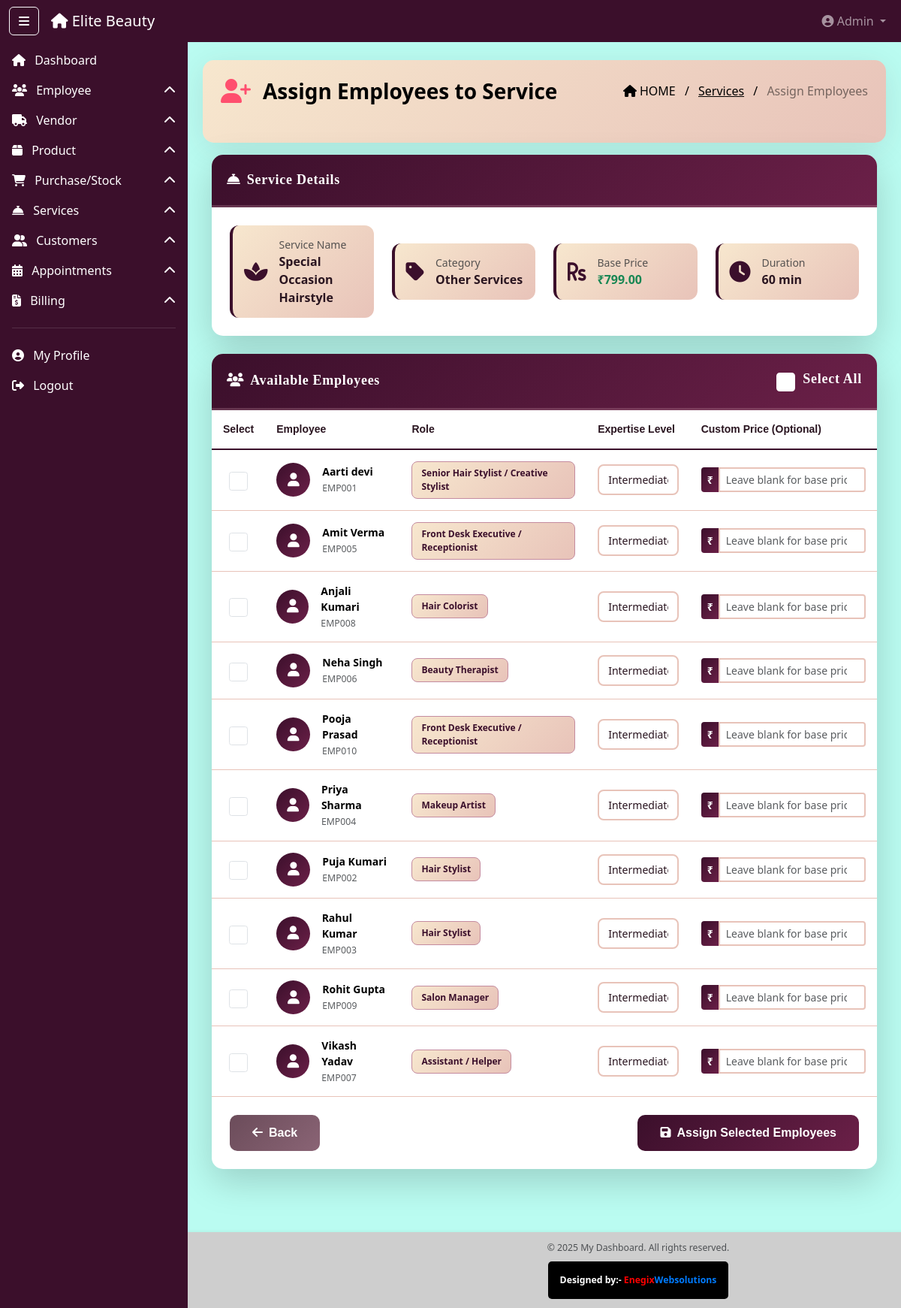
Page /admin-panel/services/43/assign/ (signed in) on the committed database.
### dashboard_app/models.py (models this page shows, shortened)
class Service(models.Model):
    CATEGORY_CHOICES = (
        ('hair_service', 'Hair Services'),
        ('beauty_service', 'Beauty & Skin Care Services'),
        ('makeup_service', 'Makeup Services'),
        ('spa_service', 'Spa & Massage Services'),
        ('nail_service', 'Nail Care Services'),
        ('bridal_service', 'Bridal Packages'),
        ('other', 'Other Services'),
    )
    service_id = models.CharField(max_length=10, unique=True, editable=False)
    service_name = models.CharField(max_length=200)
    category = models.CharField(max_length=20, choices=CATEGORY_CHOICES)
    description = models.TextField()
    duration_minutes = models.IntegerField()
    base_price = models.DecimalField(max_digits=10, decimal_places=2)
    service_image = models.ImageField(upload_to='service_images/', blank=True, null=True)
    display_on_website = models.BooleanField(default=True)
    is_active = models.BooleanField(default=True)
    created_at = models.DateTimeField(auto_now_add=True)
    updated_at = models.DateTimeField(auto_now=True)
    class Meta:
        ordering = ['category', 'service_name']

class Employee(models.Model):
    GENDER_CHOICES = (
        ('male', 'Male'),
        ('female', 'Female'),
        ('other', 'Other'),
    )
    ROLE_CHOICES = (
        ('hair_stylist', 'Hair Stylist'),
        ('senior_stylist', 'Senior Hair Stylist / Creative Stylist'),
        ('hair_colorist', 'Hair Colorist'),
        ('beauty_therapist', 'Beauty Therapist'),
        ('makeup_artist', 'Makeup Artist'),
        ('salon_manager', 'Salon Manager'),
        ('receptionist', 'Front Desk Executive / Receptionist'),
        ('assistant', 'Assistant / Helper'),
    )
    employee_id = models.CharField(max_length=10, unique=True, editable=False)
    full_name = models.CharField(max_length=100)
    email = models.EmailField(unique=True)
    mobile = models.CharField(max_length=10, default="9191919191")
    dob = models.DateField()
    gender = models.CharField(max_length=10, choices=GENDER_CHOICES)
    profile_pic = models.ImageField(upload_to='employee_profiles/', blank=True, null=True)
    username = models.CharField(max_length=50, unique=True)
    password = models.CharField(max_length=255)
    address_line = models.TextField()
    city = models.CharField(max_length=50)
    state = models.CharField(max_length=50)
    pincode = models.CharField(max_length=10)
    emergency_contact_name = models.CharField(max_length=100)
    emergency_contact_number = models.CharField(max_length=15)
    emergency_contact_relation = models.CharField(max_length=50)
    role = models.CharField(max_length=30, choices=ROLE_CHOICES)
    designation = models.CharField(max_length=100)
    base_salary = models.DecimalField(max_digits=10, decimal_places=2, default=0)
    account_number = models.CharField(max_length=20, blank=True, null=True)
    ifsc_code = models.CharField(max_length=11, blank=True, null=True)
    account_holder_name = models.CharField(max_length=100, blank=True, null=True)
    bank_name = models.CharField(max_length=100, blank=True, null=True)
    bank_address = models.TextField(blank=True, null=True)
    is_active = models.BooleanField(default=True)
    is_blocked = models.BooleanField(default=False)
    blocked_by = models.ForeignKey(
        'AdminUser', null=True, blank=True,
        on_delete=models.SET_NULL, related_name="blocked_employees"
    )
    blocked_at = models.DateTimeField(null=True, blank=True)
    created_at = models.DateTimeField(auto_now_add=True)
    updated_at = models.DateTimeField(auto_now=True)

### dashboard_app/views.py (the view, shortened to what this page needs)
    def wrapper(request, *args, **kwargs):
        user_id   = request.session.get('user_id')
        user_type = request.session.get('user_type')
        return view_func(request, *args, **kwargs)

### dashboard_app/context_processors.py (called while the page is built)
def user_context(request):
    return {
        'session_user_name': request.session.get('full_name', ''),
        'session_user_role': request.session.get('role', ''),
        'session_user_email': request.session.get('email', ''),
        'session_user_type': request.session.get('user_type', ''),
        'is_logged_in': 'user_id' in request.session,
    }

### dashboard_app/views.py (called while the page is built, shortened)
def check_blocked_user(view_func):
    def wrapper(request, *args, **kwargs):
        user_id   = request.session.get('user_id')
        user_type = request.session.get('user_type')
        return view_func(request, *args, **kwargs)
    return wrapper

@check_blocked_user
@login_required
@role_required(['super_admin'])
def assign_service_to_employee(request, service_id):
    service = get_object_or_404(Service, id=service_id)
    assigned_ids = ServiceEmployee.objects.filter(service=service).values_list('employee_id', flat=True)
    return render(request, "service/assign_service_to_employee.html", {
        'service': service,
        'available_employees': Employee.objects.filter(is_active=True, is_blocked=False).exclude(id__in=assigned_ids).order_by('full_name'),
    })

### dashboard_app/templates/service/assign_service_to_employee.html (shortened to what this page needs)
{% extends "base2.html" %}
{% load static %}
{% block content %}
<div class="ribbon-header d-flex justify-content-between align-items-center px-4 pb-5 mb-3" style="color: black">
  <div class="d-flex align-items-center">
    <i class="fas fa-user-plus me-3 fs-2" style="color: #ff4f6e;"></i>
    <div class="fw-bold fs-3">Assign Employees to Service</div>
  </div>
  <div class="breadcrumb-text text-end">
    <span class="text-black"><i class="fas fa-home me-1"></i>HOME</span>
    <span class="mx-2 text-black">/</span>
    <a href="{% url 'service_list' %}" class="text-black">Services</a>
    <span class="mx-2 text-black">/</span>
    <span class="text-black-50">Assign Employees</span>
  </div>
</div>
<div class="container-fluid mt-2">
  <div class="card shadow-lg mb-4 modern-card">
    <div class="card-header table-title-bar fw-bold text-white">
      <i class="fas fa-concierge-bell me-2"></i>Service Details
    </div>
    <div class="card-body p-4">
      <div class="row align-items-center">
        <div class="col-md-3">
          <div class="info-box">
            <i class="fas fa-spa info-icon"></i>
            <div>
              <small class="text-muted d-block">Service Name</small>
              <strong class="info-value">{{ service.service_name }}</strong>
            </div>
          </div>
        </div>
        <div class="col-md-3">
          <div class="info-box">
            <i class="fas fa-tag info-icon"></i>
            <div>
              <small class="text-muted d-block">Category</small>
              <strong class="info-value">{{ service.get_category_display }}</strong>
            </div>
          </div>
        </div>
        <div class="col-md-3">
          <div class="info-box">
            <i class="fas fa-rupee-sign info-icon"></i>
            <div>
              <small class="text-muted d-block">Base Price</small>
              <strong class="info-value text-success">₹{{ service.base_price }}</strong>
            </div>
          </div>
        </div>
        <div class="col-md-3">
          <div class="info-box">
            <i class="fas fa-clock info-icon"></i>
            <div>
              <small class="text-muted d-block">Duration</small>
              <strong class="info-value">{{ service.duration_minutes }} min</strong>
            </div>
          </div>
        </div>
      </div>
    </div>
  </div>
  <form method="POST">
    {% if available_employees %}
    <div class="card shadow-lg mb-4 modern-card">
      <div class="card-header table-title-bar fw-bold text-white d-flex justify-content-between align-items-center">
        <span><i class="fas fa-users me-2"></i>Available Employees</span>
        <div class="form-check">
          <input type="checkbox" class="form-check-input select-all-checkbox" id="select-all" style="width: 25px; height: 25px;">
          <label class="form-check-label ms-2 text-white fw-bold" for="select-all">
            Select All
          </label>
        </div>
      </div>
      <div class="card-body p-0">
        <div class="table-responsive">
          <table class="table table-hover mb-0 modern-table">
            <thead class="table-header">
              <tr>
                <th width="60" class="text-center">Select</th>
                <th>Employee</th>
                <th>Role</th>
                <th>Expertise Level</th>
                <th>Custom Price (Optional)</th>
              </tr>
            </thead>
            <tbody>
              {% for emp in available_employees %}
              <tr class="employee-row">
                <td class="text-center">
                  <input type="checkbox" name="employees[]" value="{{ emp.id }}" class="employee-checkbox form-check-input" style="width: 25px; height: 25px;">
                </td>
                <td>
                  <div class="d-flex align-items-center">
                    {% if emp.profile_pic %}
                    <img src="{{ emp.profile_pic.url }}" alt="{{ emp.full_name }}" class="employee-avatar">
                    {% else %}
                    <div class="employee-avatar-placeholder">
                      <i class="fas fa-user"></i>
                    </div>
                    {% endif %}
                    <div class="ms-3">
                      <strong class="d-block">{{ emp.full_name }}</strong>
                      <small class="text-muted">{{ emp.employee_id }}</small>
                    </div>
                  </div>
                </td>
                <td>
                  <span class="badge-category">{{ emp.get_role_display }}</span>
                </td>
                <td>
                  <select name="expertise_{{ emp.id }}" class="form-control modern-input-sm">
                    <option value="intermediate" selected>Intermediate</option>
                  </select>
                </td>
                <td>
                  <div class="input-group input-group-sm">
                    <span class="input-group-text modern-input-addon">₹</span>
                    <input type="number" name="custom_price_{{ emp.id }}"
                           class="form-control modern-input-sm"
                           placeholder="Leave blank for base price (₹{{ service.base_price }})"
                           step="0.01" min="0">
                  </div>
                </td>
              </tr>
              {% endfor %}
            </tbody>
          </table>
        </div>
      </div>
      <div class="card-footer bg-transparent border-0 p-4">
        <div class="d-flex justify-content-between">
          <a href="{% url 'manage_service_employees' service.id %}" class="btn btn-secondary btn-action-lg">
            <i class="fas fa-arrow-left me-2"></i>Back
          </a>
          <button type="submit" class="btn btn-primary btn-action-lg">
            <i class="fas fa-save me-2"></i>Assign Selected Employees
          </button>
        </div>
      </div>
    </div>
    {% endif %}
  </form>
</div>
{% endblock %}

### dashboard_app/static/css/style.css (style rules this page uses)
body { min-height: 100vh; background-color: #f8f9fa; transition: margin-left 0.3s ease; display: flex; flex-direction: column; }
html, body { overflow-x: hidden; width: 100%; }
.table-title-bar { background-color:#3b0f2b; }

### dashboard_app/templates/service/assign_service_to_employee.html (style rules this page uses)
:root { --plum: #3b0f2b; --plum-dark: #260a1d; --rose-gold: #c48b9f; --champagne: #f7e7ce; --blush: #e8c3b9; --bg-warm: #faf6f2; --white: #ffffff; --text-dark: #2a1520; --text-mid: #6b4c5a; --font-sans: 'Jost', sans-serif; --font-deco: 'Cinzel', serif; --transition: all 0.45s cubic-bezier(0.4, 0, 0.2, 1); --shadow-soft: 0 8px 40px rgba(59,15,43,0.10); --shadow-card: 0 4px 24px rgba(59,15,43,0.12); }
.modern-card { border-radius: 15px; border: none; overflow: hidden; box-shadow: var(--shadow-card); }
.modern-input-sm { border: 2px solid var(--blush) !important; border-radius: 8px; padding: 8px 12px; transition: var(--transition); color: var(--text-dark); font-size: 14px; background-color: var(--white); }
.modern-input-addon { background: linear-gradient(135deg, var(--plum) 0%, #6b2048 100%); color: var(--white); border: none; font-weight: 600; }
.card-header.table-title-bar { background: linear-gradient(135deg, var(--plum) 0%, #6b2048 100%); padding: 20px; font-size: 18px; border-bottom: 3px solid rgba(196, 139, 159, 0.3); font-family: var(--font-deco); letter-spacing: 0.04em; }
.modern-table { font-size: 14px; }
.modern-table thead.table-header { background: linear-gradient(135deg, var(--champagne) 0%, var(--blush) 100%); color: var(--text-dark); font-weight: 600; }
.modern-table thead th { border-bottom: 2px solid var(--plum); padding: 15px; vertical-align: middle; font-family: var(--font-sans); color: var(--text-dark); }
.modern-table tbody td { padding: 15px; vertical-align: middle; border-bottom: 1px solid var(--blush); }
.employee-avatar-placeholder { width: 45px; height: 45px; border-radius: 50%; background: linear-gradient(135deg, var(--plum) 0%, #6b2048 100%); display: flex; align-items: center; justify-content: center; color: var(--white); font-size: 18px; }
.info-box { display: flex; align-items: center; gap: 15px; padding: 15px; background: linear-gradient(135deg, var(--champagne) 0%, var(--blush) 100%); border-radius: 12px; border-left: 4px solid var(--plum); }
.info-icon { font-size: 28px; color: var(--plum); }
.info-value { font-size: 16px; color: var(--text-dark); }
.badge-category { display: inline-block; padding: 6px 12px; border-radius: 8px; background: linear-gradient(135deg, var(--champagne) 0%, var(--blush) 100%); color: var(--plum); font-weight: 600; font-size: 12px; border: 1px solid var(--rose-gold); }
.btn-action-lg { padding: 12px 30px; border-radius: 10px; font-weight: 600; transition: var(--transition); font-family: var(--font-sans); }
.btn-primary { background: linear-gradient(135deg, var(--plum) 0%, #6b2048 100%); border: none; color: var(--white); }
.btn-secondary { background: linear-gradient(135deg, var(--text-mid) 0%, #8a6475 100%); border: none; color: var(--white); }
.ribbon-header { background: linear-gradient(135deg, var(--champagne) 0%, var(--blush) 100%); border-radius: 15px; padding: 20px; margin-bottom: 20px; box-shadow: var(--shadow-soft); }
.select-all-checkbox { cursor: pointer; border: 2px solid var(--white); }

### rows in the picture
Service: service_name "Special Occasion Hairstyle", category "Other Services", base_price "799.00", duration_minutes "60", base_price "Leave blank for base price (₹799.00)"
Employee: full_name "Aarti devi", employee_id "EMP001", role "Senior Hair Stylist / Creative Stylist", id "Intermediate"
Employee: full_name "Amit Verma", employee_id "EMP005", role "Front Desk Executive / Receptionist", id "Intermediate"
Employee: full_name "Anjali Kumari", employee_id "EMP008", role "Hair Colorist", id "Intermediate"
Employee: full_name "Neha Singh", employee_id "EMP006", role "Beauty Therapist", id "Intermediate"
Employee: full_name "Pooja Prasad", employee_id "EMP010", role "Front Desk Executive / Receptionist", id "Intermediate"
Employee: full_name "Priya Sharma", employee_id "EMP004", role "Makeup Artist", id "Intermediate"
Employee: full_name "Puja Kumari", employee_id "EMP002", role "Hair Stylist", id "Intermediate"
Employee: full_name "Rahul Kumar", employee_id "EMP003", role "Hair Stylist", id "Intermediate"
Employee: full_name "Rohit Gupta", employee_id "EMP009", role "Salon Manager", id "Intermediate", id "Leave blank for base price (₹799.00)"
Employee: full_name "Vikash Yadav", employee_id "EMP007", role "Assistant / Helper", id "Intermediate", id "Leave blank for base price (₹799.00)"
